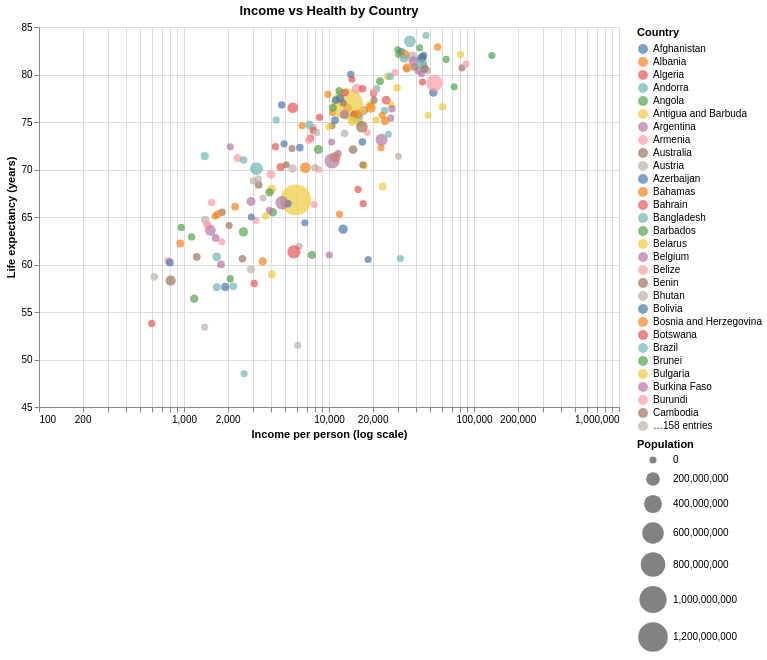

The cell this chart's notebook holds for it:
### Code cell
import altair as alt
from vega_datasets import data as vdata

# Load dataset
source = vdata.gapminder_health_income()

chart = (
    alt.Chart(source)
    .mark_point(filled=True, size=80)
    .encode(
        x=alt.X(
            'income:Q',
            scale=alt.Scale(type='log'),
            title='Income per person (log scale)'
        ),
        y=alt.Y(
            'health:Q',
            scale=alt.Scale(zero=False),
            title='Life expectancy (years)'
        ),

        # FIX: use country instead of region
        color=alt.Color('country:N', title='Country'),

        size=alt.Size(
            'population:Q',
            scale=alt.Scale(range=[50, 1000]),
            title='Population'
        ),

        tooltip=[
            alt.Tooltip('country:N', title='Country'),
            alt.Tooltip('income:Q', title='Income', format=',.0f'),
            alt.Tooltip('health:Q', title='Life exp', format='.1f'),
            alt.Tooltip('population:Q', title='Population', format=',.0f')
        ]
    )
    .properties(
        width=580,
        height=380,
        title='Income vs Health by Country'
    )
    .interactive()
)

chart

### Figure 1 — Vega-Lite specification as saved in the notebook (floating-point values rounded to 4 significant figures; data arrays with more than 128 entries replaced by an {"elided": "..."} marker saying what was removed)
{"config": {"view": {"continuousWidth": 300, "continuousHeight": 300}}, "data": {"name": "data-246d617600ef31eabf4a8c28634b7fcb"}, "mark": {"type": "point", "filled": true, "size": 80}, "encoding": {"color": {"field": "country", "title": "Country", "type": "nominal"}, "size": {"field": "population", "scale": {"range": [50, 1000]}, "title": "Population", "type": "quantitative"}, "tooltip": [{"field": "country", "title": "Country", "type": "nominal"}, {"field": "income", "format": ",.0f", "title": "Income", "type": "quantitative"}, {"field": "health", "format": ".1f", "title": "Life exp", "type": "quantitative"}, {"field": "population", "format": ",.0f", "title": "Population", "type": "quantitative"}], "x": {"field": "income", "scale": {"type": "log"}, "title": "Income per person (log scale)", "type": "quantitative"}, "y": {"field": "health", "scale": {"zero": false}, "title": "Life expectancy (years)", "type": "quantitative"}}, "height": 380, "params": [{"name": "param_3", "select": {"type": "interval", "encodings": ["x", "y"]}, "bind": "scales"}], "title": "Income vs Health by Country", "width": 580, "$schema": "https://vega.github.io/schema/vega-lite/v5.20.1.json", "datasets": {"data-246d617600ef31eabf4a8c28634b7fcb": {"elided": "187 records"}}}
